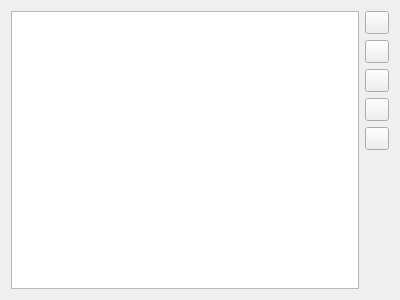
<?xml version="1.0" encoding="UTF-8"?>
<ui version="4.0">
 <class>ListOptionWidget</class>
 <widget class="QWidget" name="ListOptionWidget">
  <property name="geometry">
   <rect>
    <x>0</x>
    <y>0</y>
    <width>400</width>
    <height>300</height>
   </rect>
  </property>
  <property name="windowTitle">
   <string>Form</string>
  </property>
  <layout class="QHBoxLayout" name="horizontalLayout">
   <item>
    <widget class="QListView" name="listView"/>
   </item>
   <item>
    <layout class="QVBoxLayout" name="verticalLayout">
     <item>
      <widget class="QToolButton" name="addButton">
       <property name="text">
        <string/>
       </property>
       <property name="icon">
        <iconset theme="list-add">
         <normaloff>.</normaloff>.</iconset>
       </property>
      </widget>
     </item>
     <item>
      <widget class="QToolButton" name="editButton">
       <property name="text">
        <string/>
       </property>
       <property name="icon">
        <iconset theme="document-edit">
         <normaloff>.</normaloff>.</iconset>
       </property>
      </widget>
     </item>
     <item>
      <widget class="QToolButton" name="moveUpButton">
       <property name="text">
        <string/>
       </property>
       <property name="icon">
        <iconset theme="go-up">
         <normaloff>.</normaloff>.</iconset>
       </property>
      </widget>
     </item>
     <item>
      <widget class="QToolButton" name="moveDownButton">
       <property name="text">
        <string/>
       </property>
       <property name="icon">
        <iconset theme="go-down">
         <normaloff>.</normaloff>.</iconset>
       </property>
      </widget>
     </item>
     <item>
      <widget class="QToolButton" name="removeButton">
       <property name="text">
        <string/>
       </property>
       <property name="icon">
        <iconset theme="list-remove">
         <normaloff>.</normaloff>.</iconset>
       </property>
      </widget>
     </item>
     <item>
      <spacer name="verticalSpacer">
       <property name="orientation">
        <enum>Qt::Vertical</enum>
       </property>
       <property name="sizeHint" stdset="0">
        <size>
         <width>20</width>
         <height>40</height>
        </size>
       </property>
      </spacer>
     </item>
    </layout>
   </item>
  </layout>
 </widget>
 <resources/>
 <connections/>
</ui>
